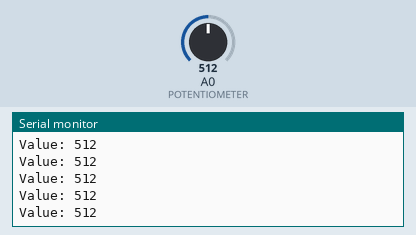
Recording of a sketch running on a simulated Arduino Uno, built with avr-gcc and run on an emulated ATmega328P. On the bench: the last lines printed to the serial monitor. The test bench sets the inputs (shaded band); at power-on: A0 (POTENTIOMETER) = 512.

Above: at 1.2 s.
1.3 s: A0 (POTENTIOMETER) set to 11
At 2.3 s:
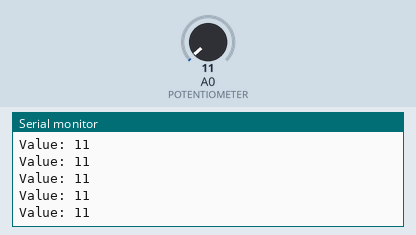
2.8 s: A0 (POTENTIOMETER) set to 8
At 3.8 s:
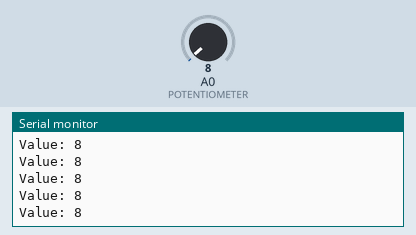
Timing chart, 0 to 5.8 s (numbered marks = the images above; inputs shaded):
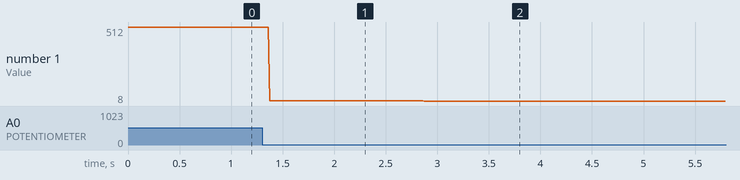

The sketch:

4_AnalogRead.ino
```cpp
/*
  EWURC-Kick-Start-To-Robotics-Level-1

  - chapter 1 - Introduction to analogRead()
    So far, we learned how to use Digital Pins of the Arduino Uno board for both Input and Output purpose. Now, we will use
    analogRead() to read analog sensors and other devices that provide continuous data, like temperature or light sensors.
  - vo1d
*/
#define POTENTIOMETER A0

void setup() {
  Serial.begin(9600);

  pinMode(POTENTIOMETER, INPUT);
}

void loop() {
  int value = analogRead(POTENTIOMETER);
  Serial.print("Value: ");
  Serial.println(value);
}

/*
  No Task! :)
*/
```

Measured:
- after the input at 1.3 s, the serial monitor: prints a new line after 0.07 s (image 1)
- after the input at 2.8 s, the serial monitor: prints a new line after 0.07 s (image 2)
- plotted number 1: 512 → 11 after the input at 1.3 s, 11 → 8 after the input at 2.8 s
